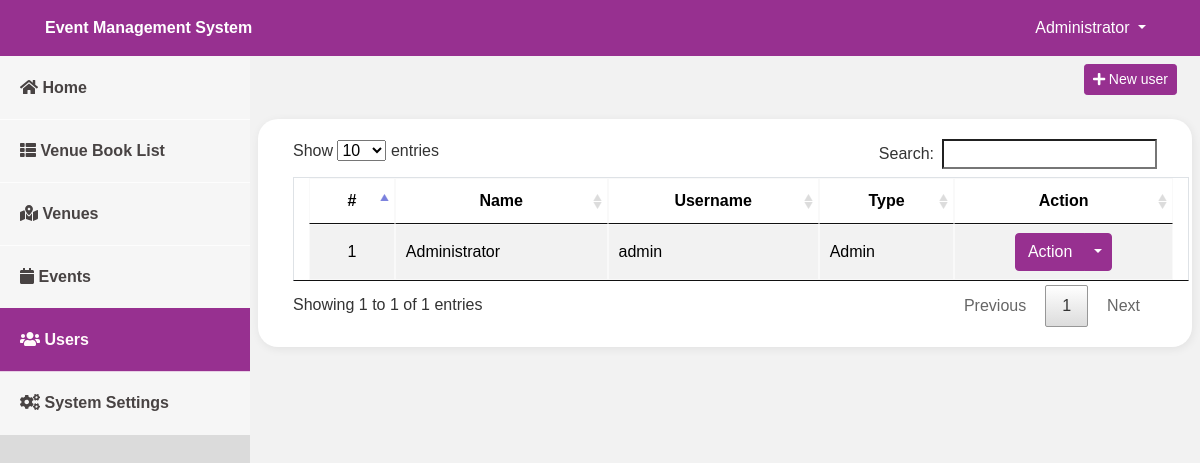
The app's page /admin/index.php?page=users (signed in), older data.
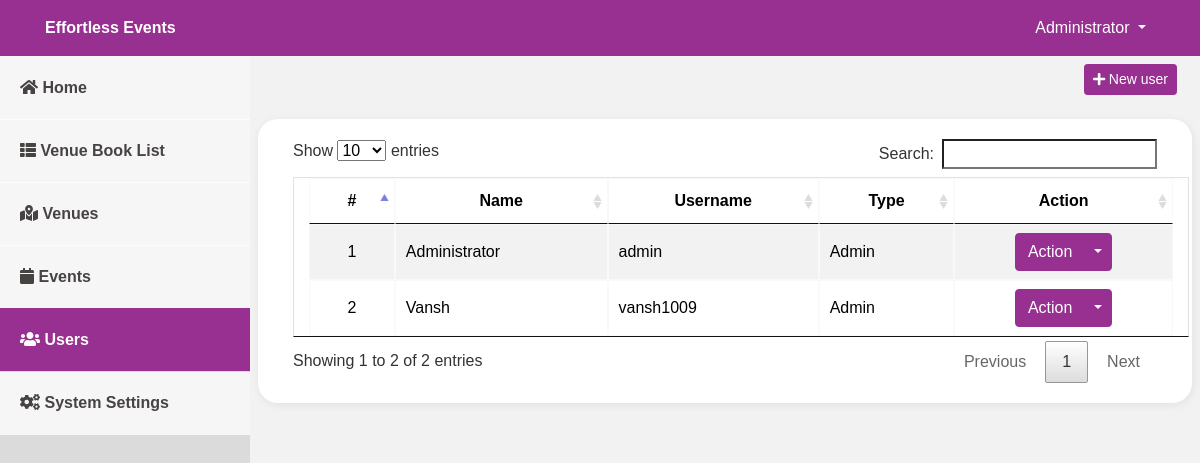
The same page, newer data.
### tables this page shows
CREATE TABLE `users` (
  `id` int(30) NOT NULL,
  `name` text NOT NULL,
  `username` varchar(200) NOT NULL,
  `password` text NOT NULL,
  `type` tinyint(1) NOT NULL DEFAULT 2 COMMENT '1=Admin,2=Staff'
);

### admin/users.php (the view, shortened to what this page needs)
<div class="container-fluid">
	<div class="row">
	<div class="col-lg-12">
			<button class="btn btn-theme float-right btn-sm" id="new_user"><i class="fa fa-plus"></i> New user</button>
	</div>
	</div>
	<br>
	<div class="row">
		<div class="card col-lg-12">
			<div class="card-body">
				<table class="table-striped table-bordered col-md-12">
			<thead>
				<tr>
					<th class="text-center">#</th>
					<th class="text-center">Name</th>
					<th class="text-center">Username</th>
					<th class="text-center">Type</th>
					<th class="text-center">Action</th>
				</tr>
			</thead>
			<tbody>
				<?php
 					include 'db_connect.php';
 					$type = array("","Admin","Staff");
 					$users = $conn->query("SELECT * FROM users order by name asc");
 					$i = 1;
 					while($row= $users->fetch_assoc()):
				 ?>
				 <tr>
				 	<td class="text-center">
				 		<?php echo $i++ ?>
				 	</td>
				 	<td>
				 		<?php echo ucwords($row['name']) ?>
				 	</td>
				 	<td>
				 		<?php echo $row['username'] ?>
				 	</td>
				 	<td>
				 		<?php echo $type[$row['type']] ?>
				 	</td>
				 	<td>
				 		<center>
								<div class="btn-group">
								  <button type="button" class="btn btn-theme">Action</button>
								  <button type="button" class="btn btn-theme dropdown-toggle dropdown-toggle-split" data-toggle="dropdown" aria-haspopup="true" aria-expanded="false">
								  </button>
								</div>
								</center>
				 	</td>
				 </tr>
				<?php endwhile; ?>
			</tbody>
		</table>
			</div>
		</div>
	</div>
</div>

### admin/topbar.php (shortened to what this page needs)
<nav class="navbar navbar-light fixed-top bg-theme" style="padding:0;min-height: 3.5rem">
    <div class="container-fluid mt-2 mb-2">
        <div class="col-lg-12">
            <div class="col-md-4 float-left text-white">
                <large><b><?php echo isset($_SESSION['system']['name']) ? $_SESSION['system']['name'] : '' ?></b>
                </large>
            </div>
            <div class="float-right">
                <div class=" dropdown mr-4">
                    <a href="#" class="text-white dropdown-toggle" id="account_settings" data-toggle="dropdown"
                        aria-haspopup="true" aria-expanded="false"><?php echo $_SESSION['login_name'] ?> </a>
                </div>
            </div>
        </div>
</nav>

Row changes from the older to the newer data that the page shows:
added users: name "Vansh", username "vansh1009", type "Admin"
Text that changed along with them:
$_SESSION['system']['name']: "Event Management System" → "Effortless Events"
text written by a page script: "Show entries Search: Showing 1 to 1 of 1 entries Previous 1 Next" → "Show entries Search: Showing 1 to 2 of 2 entries Previous 1 Next"
